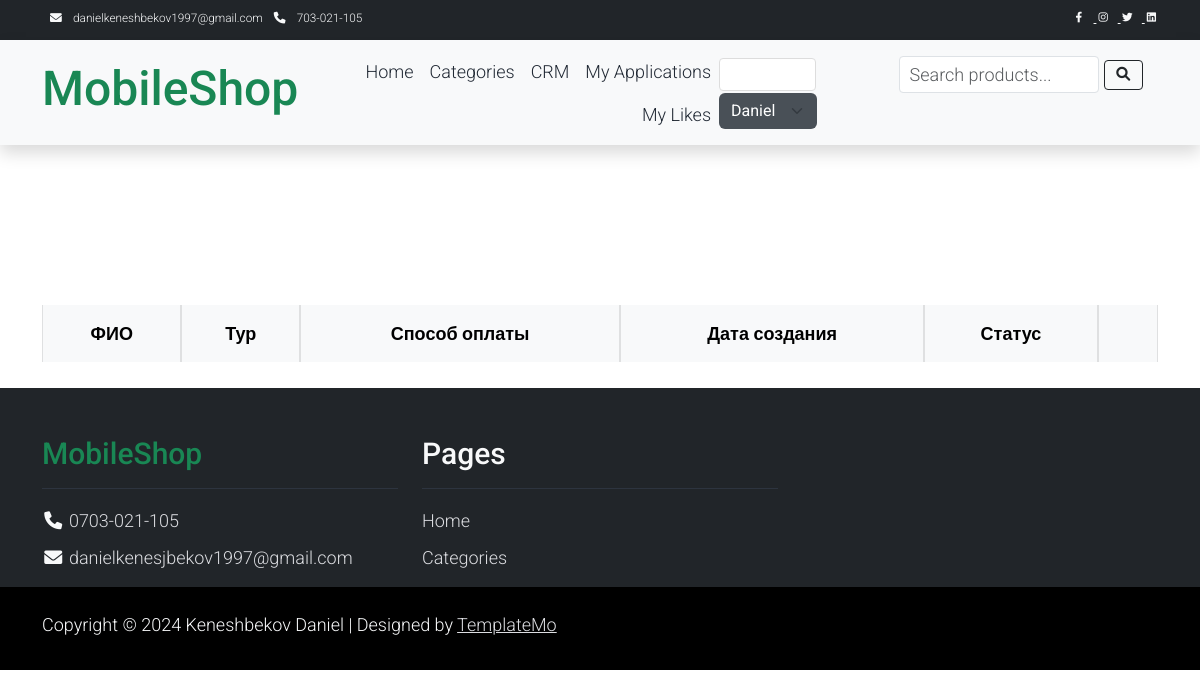
The app's page /ru/crm/payment_requests/ (signed in), older data.
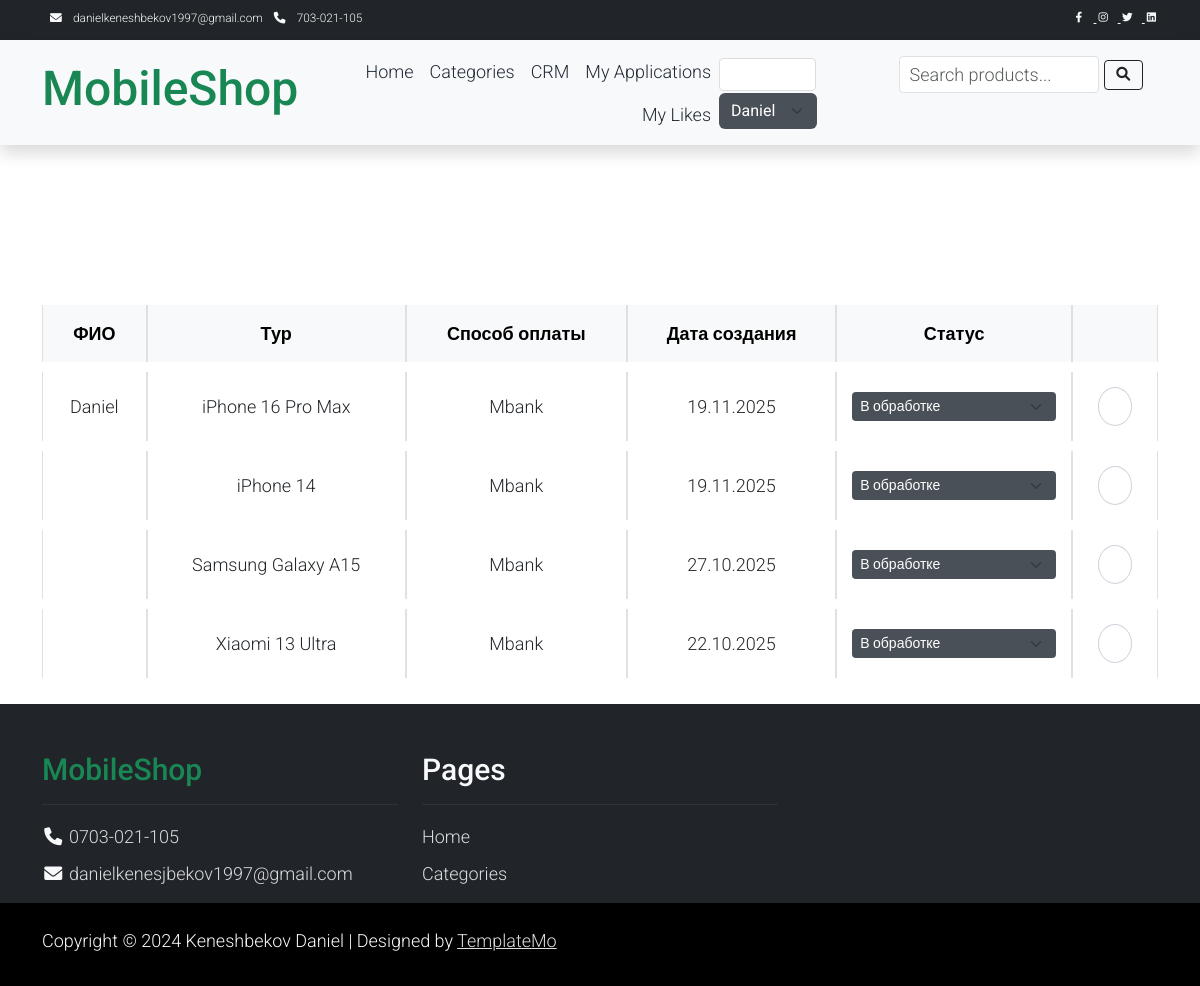
The same page, newer data.
### user/models.py (models this page shows, shortened)
class MyUser(AbstractBaseUser):
    email = models.EmailField(unique=True, verbose_name="Адрес электронной почты")
    first_name = models.CharField(max_length=150,verbose_name="Имя")
    last_name = models.CharField(max_length=150, blank=True, null=True)
    phone_number = models.CharField(max_length=13,verbose_name="Номер телефона")
    status = models.PositiveSmallIntegerField(
        choices=(
            (1, 'Обычный Пользователь'),
            (2, 'Менеджер'),
            (3, 'Бухгалтер')
        ),
        default = 1
    )
    created_date = models.DateTimeField(auto_now_add=True)
    is_admin = models.BooleanField(default=False)
    objects = MyUserManager()
    USERNAME_FIELD = 'email'
    REQUIRED_FIELDS = ['first_name', 'phone_number']
    @property
    def full_name(self):
        if not self.last_name:
            check_last_name = ''
        else:
            check_last_name = self.last_name
        return f"{check_last_name} {self.first_name}"
    class Meta:
        verbose_name = 'Пользователь'
        verbose_name_plural = 'Пользователи'

### payment_system/models.py (models this page shows)
class ProductPaymentApplication(models.Model):
    user = models.ForeignKey(MyUser, on_delete=models.SET_NULL, null=True)
    tour = models.ForeignKey(Products, on_delete=models.SET_NULL, null=True)
    payment_method = models.CharField(max_length=50)
    payment_check = models.FileField(upload_to='media/payment_check')
    status = models.CharField(
        max_length=25,
        choices=PaymentApplicationStatusEnum.choices,
        default=PaymentApplicationStatusEnum.IN_PROGRESS
    )
    created_date = models.DateTimeField(auto_now_add=True)
    class Meta:
        verbose_name = 'Заявка на оплату за Тур'
        verbose_name_plural = 'Заявка на оплату за Тур'

### goods/models.py (models this page shows)
class Products(models.Model):
    name = models.CharField(max_length=150, unique=True)
    slug = models.SlugField(max_length=200, unique=True, blank=True, null=True)
    descriptions = models.TextField(max_length=1000, blank=True, verbose_name='Описание')
    image = models.ImageField(upload_to='media/product_images', blank=True, null=True)
    price = models.DecimalField(max_digits=20, decimal_places=2, default=0.00, verbose_name='Цена')
    category = models.ForeignKey(Categories, on_delete=models.CASCADE, related_name='products', verbose_name='Категория')
    status = models.PositiveSmallIntegerField(
        choices=(
            (1, 'Нету в наличии'),
            (2, 'В продаже'),
        ),
        default=1,
        verbose_name='Статус'
    )
    created_date = models.DateTimeField(auto_now_add=True)
    class Meta:
        verbose_name = 'Продукт'
        verbose_name_plural = 'Продукты'
    def __str__(self):
        return self.name

### crm/views.py (the view)
# urls.py: path('payment_requests/', views.payment_request_view, name='payment_applications'),
def payment_request_view(request):
    if not request.user.is_authenticated or not request.user.is_admin and not request.user.status == 2:
        return redirect('main:main_index')
    applications = ProductPaymentApplication.objects.filter(status__in=['in_progress', 'denied']).order_by('-id')
    payment_choices = PaymentApplicationStatusEnum
    return render(
        request=request,
        template_name='crm/payment_request.html',
        context={
            'applications': applications,
            'payment_choices': payment_choices
        }
    )

### crm/templates/crm/payment_request.html (shortened to what this page needs)
{% extends 'base.html' %}
{% load static %}
{% block content %}
    <div class="container" style="margin-top: 150px;">
        <table class="table table-hover table-bordered align-middle">
          <thead class="table-light text-dark">
            <tr>
              <th scope="col">ФИО</th>
              <th scope="col">Тур</th>
              <th scope="col">Способ оплаты</th>
              <th scope="col">Дата создания</th>
              <th scope="col">Статус</th>
              <th scope="col"></th>
            </tr>
          </thead>
          <tbody>
          {% for application in applications %}
            <tr style = "color: black;">
              <td>{{ application.user.full_name }}</td>
              <td>{{ application.tour }}</td>
              <td>{{ application.payment_method }}</td>
              <td>{{ application.created_date|date:"d.m.Y" }}</td>
              <td>
                <form method="post" action="{% url 'payment_status_update' application.id %}">
                  <select class="form-select form-select-sm" aria-label="Default select example" onchange="this.form.submit()" name="status" style="min-width: 150px;">
                    <option selected>{{ application.get_status_display }}</option>
                  </select>
                </form>
              </td>
              <td>
                <a href="#" class="btn btn-outline-light btn-sm">@</a>
              </td>
            </tr>
          {% endfor %}
          </tbody>
        </table>
    </div>
{% endblock %}

### templates/base.html (shortened to what this page needs)
<!DOCTYPE html>
{% load static %}
{% load i18n %}
<html lang="{{ LANGUAGE_CODE }}">
<head>
    <link rel="stylesheet" href="{% static 'assets/css/bootstrap.min.css' %}">
    <link rel="stylesheet" href="{% static 'assets/css/templatemo.css' %}">
    <link rel="stylesheet" href="{% static 'assets/css/custom.css' %}">
    <link rel="stylesheet" href="{% static 'assets/css/fontawesome.min.css' %}">
    <link href="https://cdn.jsdelivr.net/npm/bootstrap@5.3.0-alpha1/dist/css/bootstrap.min.css" rel="stylesheet">
    <link href="https://cdnjs.cloudflare.com/ajax/libs/font-awesome/6.0.0-beta3/css/all.min.css" rel="stylesheet">
</head>
<body>
<nav class="navbar navbar-expand-lg bg-dark navbar-dark d-none d-lg-block" id="templatemo_nav_top">
    <div class="container text-light">
        <div class="w-100 d-flex justify-content-between">
            <div>
                <i class="fa fa-envelope mx-2"></i>
                <a class="navbar-sm-brand text-light text-decoration-none" href="mailto:danielkeneshbekov1997@gmail.com">
                    danielkeneshbekov1997@gmail.com
                </a>
                <i class="fa fa-phone mx-2"></i>
                <a class="navbar-sm-brand text-light text-decoration-none" href="tel:703021105">
                    {% trans "703-021-105" %}
                </a>
            </div>
            <div>
                <a class="text-light" href="https://fb.com/templatemo" target="_blank" rel="sponsored">
                </a>
                <a class="text-light" href="https://www.instagram.com/" target="_blank">
                </a>
                <a class="text-light" href="https://twitter.com/" target="_blank">
                </a>
                <a class="text-light" href="https://www.linkedin.com/" target="_blank">
                </a>
            </div>
        </div>
    </div>
</nav>
<nav class="navbar navbar-expand-lg navbar-light bg-light shadow" id="main-navbar">
    <div class="container d-flex justify-content-between align-items-center">
        <a class="navbar-brand text-success logo h1 align-self-center" href="{% url 'main:main_index' %}">
            {% trans "MobileShop" %}
        </a>
        <div class="align-self-center collapse navbar-collapse flex-fill d-lg-flex justify-content-lg-between" id="templatemo_main_nav">
            <div class="flex-fill">
                <ul class="nav navbar-nav d-flex justify-content-end mx-lg-auto">
                    <li class="nav-item">
                        <a class="nav-link" href="{% url 'main:main_index' %}">{% trans "Home" %}</a>
                    </li>
                    <li class="nav-item">
                        <a class="nav-link" href="{% url 'goods:categories_index' 'all' %}">{% trans "Categories" %}</a>
                    </li>
                    {% if request.user.status == 2 or request.user.is_admin %}
                        <li class="nav-item">
                            <a class="nav-link" href="{% url 'dashboard' %}">CRM</a>
                        </li>
                    {% endif %}
                    {% if request.user.is_authenticated %}
                        {% if request.user.status != 2 %}
                            <li class="nav-item">
                                <a class="nav-link" href="{% url 'payment_system:applications' %}">{% trans "My Applications" %}</a>
                            </li>
                            <li class="nav-item">
                                <a class="nav-link" href="{% url 'goods:user_likes' %}">{% trans "My Likes" %}</a>
                            </li>
                        {% endif %}
                    {% endif %}
                </ul>
            </div>
            <div class="navbar align-self-center d-flex">
                <div class="language-switcher">
                    <form action="{% url 'set_language' %}" method="post">
                        <select name="language" onchange="this.form.submit()" class="form-select form-select-sm">
                            {% get_current_language as LANGUAGE_CODE %}
                            {% get_available_languages as LANGUAGES %}
                            {% for lang in LANGUAGES %}
                                <option value="{{ lang.0 }}" {% if lang.0 == LANGUAGE_CODE %}selected{% endif %}>
                                    {{ lang.1 }}
                                </option>
                            {% endfor %}
                        </select>
                    </form>
                </div>
                <form action="{% url 'goods:search' %}" method="get" class="d-flex align-items-center nav-icon" style="gap: 5px; margin:0;margin-right: 15px;margin-left: 15px">
                    <input
                        type="text"
                        name="q"
                        class="form-control form-control-sm"
                        placeholder="{% trans 'Search products...' %}"
                        aria-label="{% trans 'Search products' %}"
                        style="width: 200px; height: 30px; padding: 2px 10px;"
                    >
                    <button type="submit" class="btn btn-sm btn-outline-dark" style="height: 30px; padding: 0 10px;">
                        <i class="fa fa-fw fa-search"></i>
                    </button>
                </form>
                <div class="nav-item">
                    {% if request.user.is_authenticated %}
                      <select class="form-select" aria-label="User menu" onchange="if (this.value) window.location.href=this.value;">
                          <option selected disabled>{{ request.user.full_name }}</option>
                      </select>
                    {% endif %}
                </div>
            </div>
        </div>
    </div>
</nav>
{% block content %}
{% endblock %}
<footer class="bg-dark" id="tempaltemo_footer">
    <div class="container">
        <div class="row">
            <div class="col-md-4 pt-5">
                <h2 class="h2 text-success border-bottom pb-3 border-light logo">{% trans "MobileShop" %}</h2>
                <ul class="list-unstyled text-light footer-link-list">
                    <li>
                        <i class="fa fa-phone fa-fw"></i>
                        <a class="text-decoration-none" href="tel:703021105">0703-021-105</a>
                    </li>
                    <li>
                        <i class="fa fa-envelope fa-fw"></i>
                        <a class="text-decoration-none" href="mailto:danielkenesjbekov1997@gmail.com">
                            danielkenesjbekov1997@gmail.com
                        </a>
                    </li>
                </ul>
            </div>
            <div class="col-md-4 pt-5">
                <h2 class="h2 text-light border-bottom pb-3 border-light">{% trans "Pages" %}</h2>
                <ul class="list-unstyled text-light footer-link-list">
                    <li><a class="text-decoration-none" href="{% url 'main:main_index' %}">{% trans "Home" %}</a></li>
                    <li><a class="text-decoration-none" href="{% url 'goods:categories_index' 'all' %}">{% trans "Categories" %}</a></li>
                </ul>
            </div>
        </div>
    </div>
    <div class="w-100 bg-black py-3">
        <div class="container">
            <div class="row pt-2">
                <div class="col-12">
                    <p class="text-left text-light">
                        Copyright &copy; 2024 Keneshbekov Daniel |
                        {% trans "Designed by" %} <a rel="sponsored" href="https://templatemo.com" target="_blank">TemplateMo</a>
                    </p>
                </div>
            </div>
        </div>
    </div>
</footer>
</body>
</html>

### static/assets/css/templatemo.css (style rules this page uses)
body, ul, li, p, a, label, input, div { font-family: 'Roboto', sans-serif; font-size: 18px !important; font-weight: 300 !important; }
.h1 { font-family: 'Roboto', sans-serif; font-size: 48px !important; font-weight: 200 !important; }
.h2 { font-family: 'Roboto', sans-serif; font-size: 30px !important; font-weight: 300; }
.logo { font-weight: 500 !important; }
.text-success { color: #59ab6e !important; }
.text-light { color: #cfd6e1 !important; }
.bg-dark { background-color: #212934 !important; }
.bg-light { background-color: #e9eef5 !important; }
.bg-black { background-color: #1d242d !important; }
#templatemo_nav_top { min-height: 40px; }
#templatemo_nav_top * { font-size: .9em !important; }
#templatemo_main_nav a { color: #212934; }
#templatemo_main_nav .navbar .nav-icon { margin-right: 20px; }
.form-control { border: 1px solid #e8e8e8; }
#tempaltemo_footer a { color: #dcdde1; }
#tempaltemo_footer ul.footer-link-list li { padding-top: 10px; }
#tempaltemo_footer .border-light { border-color: #2d343f !important; }
@media (min-width: 768px) { #templatemo_main_nav .navbar-nav { max-width: 450px; } }
@media (min-width: 992px) { #templatemo_main_nav .navbar-nav { max-width: 550px; } }

### templates/base.html (style rules this page uses)
#main-navbar { transition: all 0.3s ease-in-out; }
.language-switcher { margin-right: 15px; }
.language-switcher select { border: 1px solid #ddd; border-radius: 4px; padding: 5px 10px; background: white; cursor: pointer; }

### crm/templates/crm/payment_request.html (style rules this page uses)
.table { border-collapse: separate; border-spacing: 0 10px; }
.table thead { background-color: #e0e0e0; color: #333; }
.table tbody tr { background-color: #c3e537; transition: background-color 0.3s; }
.table tbody td, .table thead th { padding: 15px; text-align: center; vertical-align: middle; }
.form-select { color: #fff; background-color: #495057; border: none; transition: background-color 0.3s, transform 0.2s; }
.btn-outline-light { border-radius: 50%; padding: 5px 8px; font-size: 14px; color: #fff; border: 1px solid #ced4da; transition: background-color 0.3s, color 0.3s; }

Row changes from the older to the newer data that the page shows:
added ProductPaymentApplication: user.full_name "Daniel", tour "iPhone 16 Pro Max", payment_method "Mbank", created_date "19.11.2025", status "В обработке"
added ProductPaymentApplication: tour "iPhone 14", payment_method "Mbank", created_date "19.11.2025", status "В обработке"
added ProductPaymentApplication: tour "Samsung Galaxy A15", payment_method "Mbank", created_date "27.10.2025", status "В обработке"
added ProductPaymentApplication: tour "Xiaomi 13 Ultra", payment_method "Mbank", created_date "22.10.2025", status "В обработке"
